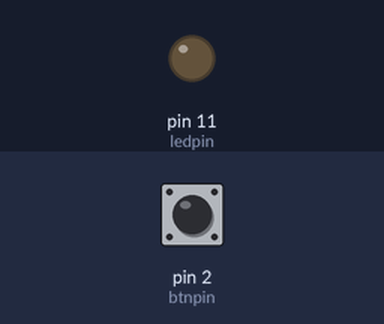
Bench run of a sketch on a simulated Arduino Uno, built with avr-gcc and run on an emulated ATmega328P. On the bench: output pins drawn as LEDs (lit = HIGH). The inputs (shaded band) are chosen by the test bench; at power-on: pin 2 (btnpin) HIGH.

Above: at 1.2 s.
1.3 s: pin 2 (btnpin) pulled LOW for 0.15 s
At 2.1 s:
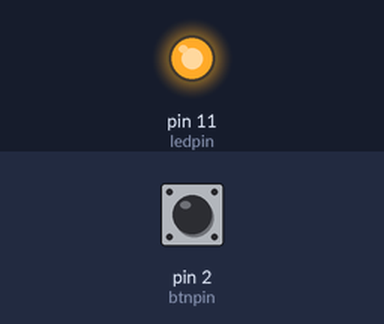
2.9 s: pin 2 (btnpin) pulled LOW for 1 s
At 4.6 s:
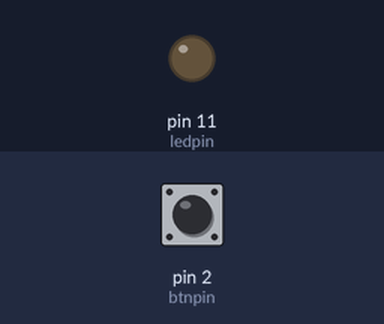
5.4 s: pin 2 (btnpin) pulled LOW for 3.2 s
At 9.3 s:
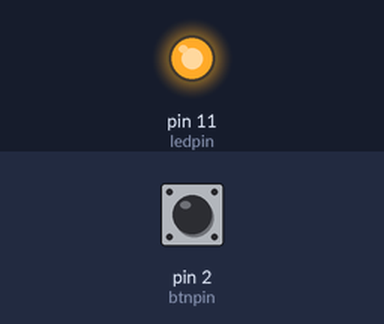
Timing chart, 0 to 10.8 s (numbered marks = the images above; inputs shaded):
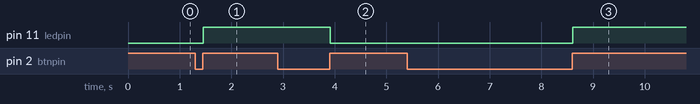

The sketch:

_03_btnAndLed01.ino
```cpp
/***********************************************************
File name: 03_btnAndLed01.ino
Description: When you press the button, you can see the state
              of the LED will be toggled. (ON->OFF，OFF->ON).
E-mail: wisdom.valley.ka@gmail.com
Date: 01/04/2024
***********************************************************/

int ledpin=11;            //definition digital 11 pins as pin to control the LED
int btnpin=2;             //Set the digital 2 to button interface

volatile int state = LOW; // Defined output status LED Interface

void setup()
{
  pinMode(ledpin,OUTPUT);//Set digital 11 port mode, the OUTPUT for the output
  pinMode(btnpin,INPUT); //Set digital 2 port mode, the INPUT for the input
}

void loop()
{
  if(digitalRead(btnpin)==LOW)          //Detection button interface to low
  {
      delay(10);                        //Delay 10ms for the elimination of key leading-edge jitter
      if(digitalRead(btnpin)==LOW)      //Confirm button is pressed
      {
        while(digitalRead(btnpin)==LOW);//Wait for key interfaces to high
        delay(10);                      //delay 10ms for the elimination of key trailing-edge jitter
        while(digitalRead(btnpin)==LOW);//Confirm button release
        state = !state;                 //Negate operation, each time you run the program here, state the HGIH becomes LOW, or the state becomes the LOW HGIH.
        digitalWrite(ledpin,state);     //Output control status LED, ON or OFF
      }
   }
}
```

Measured:
- after the input at 1.3 s, pin 11 (ledpin): LOW → HIGH after 0.16 s
- after the input at 2.9 s, pin 11 (ledpin): HIGH → LOW after 1.0 s
- after the input at 5.4 s, pin 11 (ledpin): LOW → HIGH after 3.2 s
